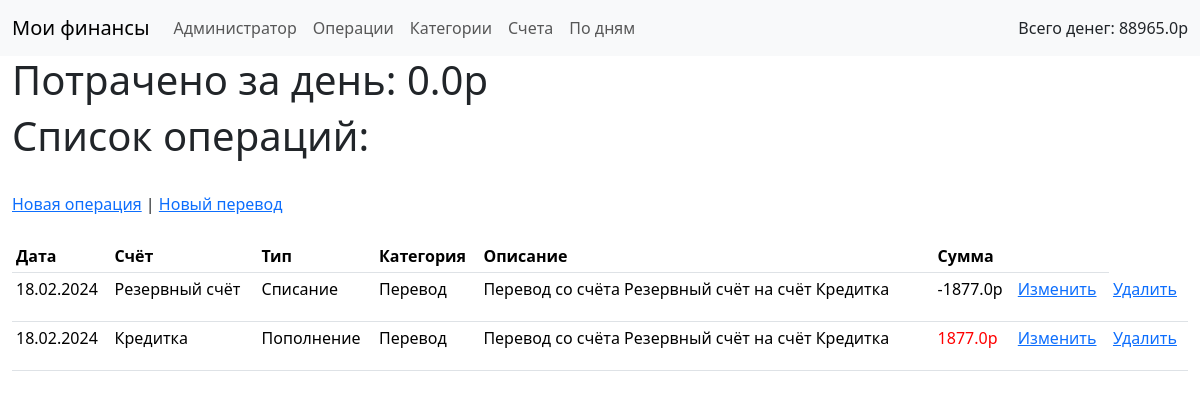
The app's page /operation/list/2024-02-18 (signed in) with its own data.
### babosiki/models.py (models this page shows, shortened)
class Operation(models.Model):
    date = models.DateField(default=timezone.now,
                            verbose_name='Дата',)
    account = models.ForeignKey('Account',
                                on_delete=models.CASCADE,
                                verbose_name='Счёт',)
    INCOME = 1
    OUTCOME = -1
    TYPES =(
    (INCOME, "Пополнение"),
    (OUTCOME, "Расход"),)
    type = models.IntegerField(choices = TYPES,
                                verbose_name='Тип',)
    category = models.ForeignKey('Category',
                                on_delete=models.SET_NULL,
                                verbose_name='Категория',
                                blank=True,
                                null=True,)
    description = models.CharField(max_length=128,
                                    verbose_name='Описание',
                                    blank=True,
                                    null=True,)
    value = models.FloatField(verbose_name='Сумма',)
    class Meta:
        verbose_name_plural = 'Операции'
        verbose_name = 'Операция'
        ordering = ['date']

class Account(models.Model):
    user = models.ForeignKey( settings.AUTH_USER_MODEL,
                              on_delete=models.CASCADE,
                              verbose_name='Пользователь',)
    name = models.CharField(max_length=32,
                            verbose_name='Имя счёта',)
    comment =  models.CharField(max_length=128,
                                verbose_name='Комментарий',
                                blank=True,
                                null=True,)
    DEBIT = 1
    CREDIT = -1
    TYPES =(
    (DEBIT, "Дебетовый"),
    (CREDIT, "Кредитный"),)
    type = models.IntegerField(choices = TYPES,
                            verbose_name='Тип',)
    initial_balance = models.FloatField(verbose_name='Начальный баланс',)
    calculated = models.BooleanField(default=True,
                                  verbose_name='Используется в расчётах',)
    def __str__(self):
        return self.name
    class Meta:
        verbose_name_plural = 'Счёт'
        verbose_name = 'Счета'

class Category(models.Model):
    name = models.CharField(max_length = 32,
                            verbose_name = 'Название категории',)
    def __str__(self):
        return self.name
    class Meta:
        verbose_name_plural = 'Категории'
        verbose_name = 'Категория'

### babosiki/views.py (the view)
# urls.py: path('operation/list/<str:date>', OperationDailyListView.as_view(), name='operation_list_daily'),
class OperationDailyListView(LoginRequiredMixin, TemplateView):
    login_url = 'login'
    template_name = "operation_daily_list.html"
    def get_context_data(self, **kwargs):
        date = self.kwargs.get('date', None)
        accounts = Account.objects.filter(user=self.request.user, calculated=True)
        operations = Operation.objects.filter(date=date, account__id__in=accounts.all())
        delta = 0.0
        for operation in operations:
            delta += operation.value*operation.type
        accounts = Account.objects.filter(user=self.request.user)
        operations = Operation.objects.filter(date=date, account__id__in=accounts.all())
        context = super().get_context_data(**kwargs)
        context['operations'] = operations
        context['delta'] = delta
        return context

### babosiki/context_processors.py (called while the page is built)
def global_data(request):
    try:
        accounts = Account.objects.filter(user=request.user, calculated=True)
        total_sum = 0
        for account in accounts:
            operations = Operation.objects.filter(account=account)
            for operation in operations:
                total_sum += operation.value*operation.type
            if account.type == Account.DEBIT:
                total_sum += account.initial_balance
        return {'accounts': Account.objects.all(),
                'total_money': total_sum}
    except TypeError:
        return {}

### templates/operation_daily_list.html (shortened to what this page needs)
{% extends 'master.html' %}
{% block content %}
{% if delta > 0 %}
<h1>Получено за день: {{delta}}р</h1>
{% else %}
<h1>Потрачено за день: {{delta}}р</h1>
{% endif %}
<h1>Список операций:</h1>
<a href="{% url 'operation_create' %}">Новая операция</a> |
<a href="{% url 'operation_transfer' %}">Новый перевод</a>
<table class="table table-sm">
    <thead>
        <tr class="header">
            <th>Дата</th>
            <th>Счёт</th>
            <th>Тип</th>
            <th>Категория</th>
            <th>Описание</th>
            <th>Сумма</th>
            <th></th>
        </tr>
    </thead>
    <tbody>
        {% for operation in operations %}
        {% if operation.account.calculated %}
        <tr>
        {% else %}
        <tr class="table-secondary">
        {% endif %}
            <td>{{ operation.date}}</td>
            <td>
                {{ operation.account }}
            </td>
            <td>
                {% if operation.type == 1 %}
                Пополнение
                {% else %}
                Списание
                {% endif %}
            </td>
            <td>
                {% if operation.category %}
                {{operation.category}}
                {% else %}
                Не указана
                {% endif %}
            </td>
            <td>
                {% if operation.description %}
                {{operation.description}}
                {% else %}
                Не указано
                {% endif %}
            </td>
            <td>
                {% if operation.account.calculated == False or operation.account.type == -1 %}
                <p style="color:hsla(0,100%,50%,1);">
                    {% else %}
                <p style="color:hsla(50%,0,50%,1);">
                    {% endif %}
                    {% if operation.type == 1 %}
                    {{operation.value}}р
                    {% else %}
                    -{{operation.value}}р
                    {% endif %}
                </p>
            </td>
            <td><a href = "{% url 'operation_edit' pk=operation.pk %}">Изменить</a></td>
            <td><a href = "{% url 'operation_delete' pk=operation.pk %}">Удалить</a></td>
        </tr>
        {% endfor %}
    </tbody>
</table>
{% endblock content %}

### records on screen
Operation: date "18.02.2024", account "Резервный счёт", type "Списание", category "Перевод", description "Перевод со счёта Резервный счёт на счёт Кредитка", value "1877.0"
Operation: date "18.02.2024", account "Кредитка", type "Пополнение", category "Перевод", description "Перевод со счёта Резервный счёт на счёт Кредитка", value "1877.0"

### other values on screen
{{ total_money }} "88965.0"
{{ delta }} "0.0"
